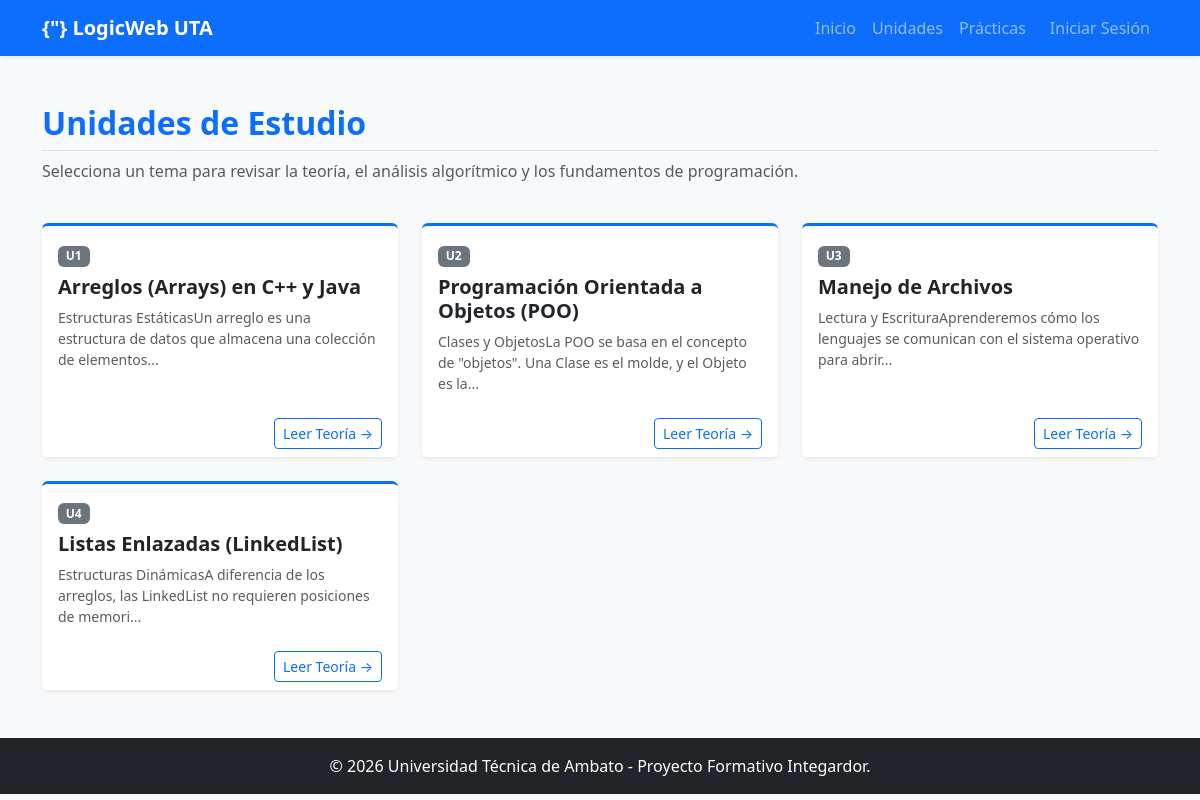
The page / on the database its author committed.
### tables this page shows
CREATE TABLE `tema` (
  `IdTema` int(11) NOT NULL,
  `NombreTema` varchar(150) NOT NULL,
  `Descripcion` text DEFAULT NULL,
  `Unidad` varchar(50) NOT NULL
);

### index.php (the view)
<?php
require_once '../../includes/conexion.php';
require_once '../../includes/header.php';
$stmt = $pdo->query("SELECT * FROM Tema ORDER BY Unidad ASC, IdTema ASC");
$temas = $stmt->fetchAll();
?>
<div class="row mb-4">
    <div class="col-12">
        <h2 class="fw-bold text-primary border-bottom pb-2">Unidades de Estudio</h2>
        <p class="text-muted">Selecciona un tema para revisar la teoría, el análisis algorítmico y los fundamentos de programación.</p>
    </div>
</div>
<div class="row g-4">
    <?php if (!empty($temas) && is_array($temas)): ?>
        <?php foreach ($temas as $tema): ?>
            <div class="col-md-6 col-lg-4">
                <div class="card h-100 shadow-sm border-0 border-top border-primary border-3">
                    <div class="card-body">
                        <span class="badge bg-secondary mb-2"><?php echo htmlspecialchars($tema['Unidad']); ?></span>
                        <h5 class="card-title text-dark fw-bold"><?php echo htmlspecialchars($tema['NombreTema']); ?></h5>
                        <p class="card-text text-muted small">
                            <?php echo substr(strip_tags($tema['Descripcion']), 0, 100) . '...'; ?>
                        </p>
                    </div>
                    <div class="card-footer bg-white border-0 text-end">
                        <a href="detalle.php?id=<?php echo $tema['IdTema']; ?>" class="btn btn-outline-primary btn-sm">Leer Teoría &rarr;</a>
                    </div>
                </div>
            </div>
        <?php endforeach; ?>
    <?php else: ?>
        <div class="col-12">
            <div class="alert alert-info">Aún no hay temas registrados en el sistema o estamos conectando la base de datos.</div>
        </div>
    <?php endif; ?>
</div>
<?php require_once '../../includes/footer.php'; ?>

### header.php (shortened to what this page needs)
<!DOCTYPE html>
<html lang="es">
<head>
    <link href="https://cdn.jsdelivr.net/npm/bootstrap@5.3.0/dist/css/bootstrap.min.css" rel="stylesheet">
    <link rel="stylesheet" href="https://cdn.jsdelivr.net/npm/bootstrap-icons@1.11.1/font/bootstrap-icons.css">
</head>
<body class="bg-light">
<nav class="navbar navbar-expand-lg navbar-dark bg-primary shadow-sm">
    <div class="container">
        <a class="navbar-brand fw-bold" href="<?php echo BASE_URL; ?>index.php">{"} LogicWeb UTA</a>
        <div class="collapse navbar-collapse" id="navbarNav">
            <ul class="navbar-nav ms-auto">
                <li class="nav-item">
                    <a class="nav-link" href="<?php echo BASE_URL; ?>index.php">Inicio</a>
                </li>
                <li class="nav-item">
                    <a class="nav-link" href="<?php echo BASE_URL; ?>modulos/teoria/index.php">Unidades</a>
                </li>
                <li class="nav-item">
                    <a class="nav-link" href="<?php echo BASE_URL; ?>modulos/ejercicios/index.php">Prácticas</a>
                </li>
                <?php if (isset($_SESSION['user_id'])): ?>
                    <li class="nav-item dropdown">
                        <a class="nav-link dropdown-toggle btn btn-outline-light btn-sm ms-2 text-dark" href="#" id="navbarDropdown" role="button" data-bs-toggle="dropdown" aria-expanded="false">
                            Hola, <?php echo explode(' ', $_SESSION['user_name'])[0]; ?>
                        </a>
                        <ul class="dropdown-menu dropdown-menu-end" aria-labelledby="navbarDropdown">
                            <a class="dropdown-item" href="<?php echo BASE_URL; ?>historial.php">Mi Historial</a>
                            <li><hr class="dropdown-divider"></li>
                            <li><a class="dropdown-item text-danger" href="<?php echo BASE_URL; ?>modulos/usuarios/logout.php">Cerrar Sesión</a></li>
                        </ul>
                    </li>
                <?php else: ?>
                    <li class="nav-item">
                        <a class="nav-link btn btn-outline-light btn-sm ms-2" href="<?php echo BASE_URL; ?>modulos/usuarios/login.php">Iniciar Sesión</a>
                    </li>
                <?php endif; ?>
            </ul>
        </div>
    </div>
</nav>
<div class="container my-5">

### footer.php (shortened to what this page needs)
</div> <footer class="bg-dark text-white text-center py-3 mt-auto">
    <div class="container">
        <p class="mb-0">&copy; 2026 Universidad Técnica de Ambato - Proyecto Formativo Integardor.</p>
    </div>
</footer>
</body>
</html>

### rows shown on the page
tema: Unidad "U1", NombreTema "Arreglos (Arrays) en C++ y Java", Descripcion "Estructuras EstáticasUn arreglo es una estructura de datos que almacena una colección de elementos"
tema: Unidad "U2", NombreTema "Programación Orientada a Objetos (POO)", Descripcion "Clases y ObjetosLa POO se basa en el concepto de \"objetos\". Una Clase es el molde, y el Objeto es la"
tema: Unidad "U3", NombreTema "Manejo de Archivos", Descripcion "Lectura y EscrituraAprenderemos cómo los lenguajes se comunican con el sistema operativo para abrir"
tema: Unidad "U4", NombreTema "Listas Enlazadas (LinkedList)", Descripcion "Estructuras DinámicasA diferencia de los arreglos, las LinkedList no requieren posiciones de memori"
